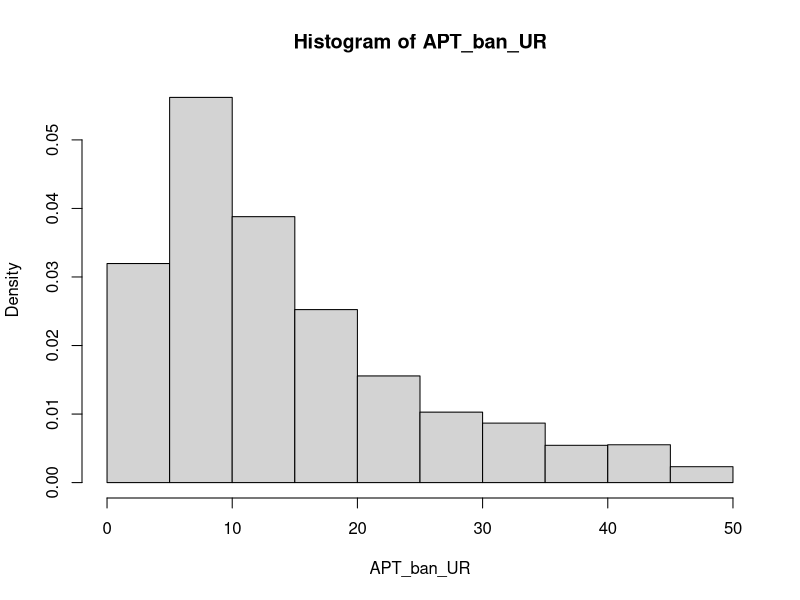
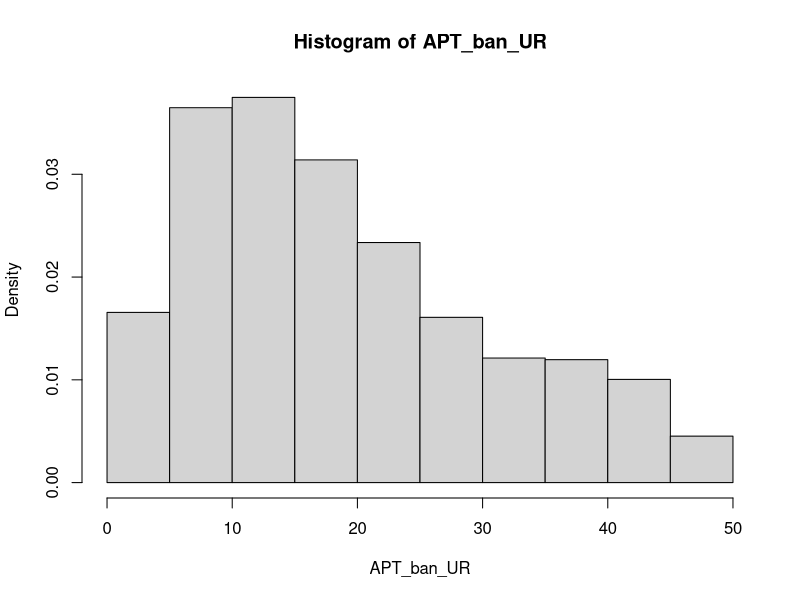
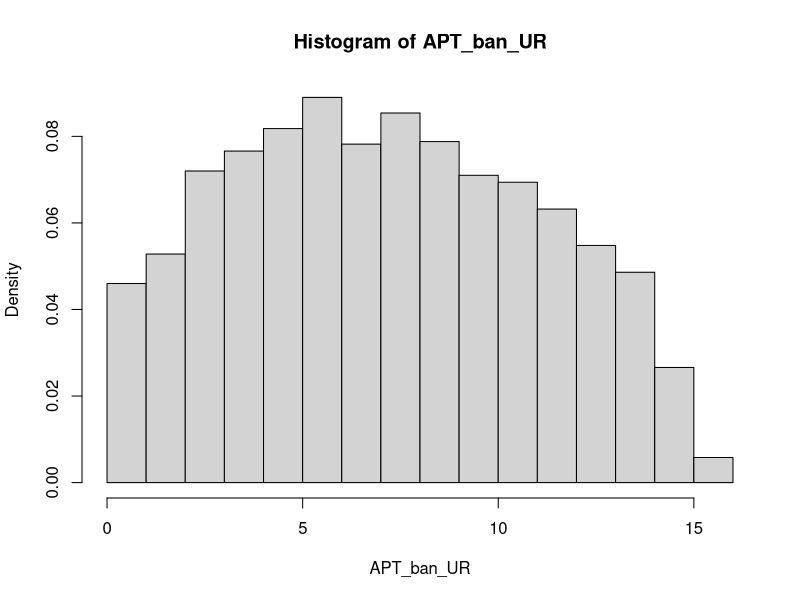
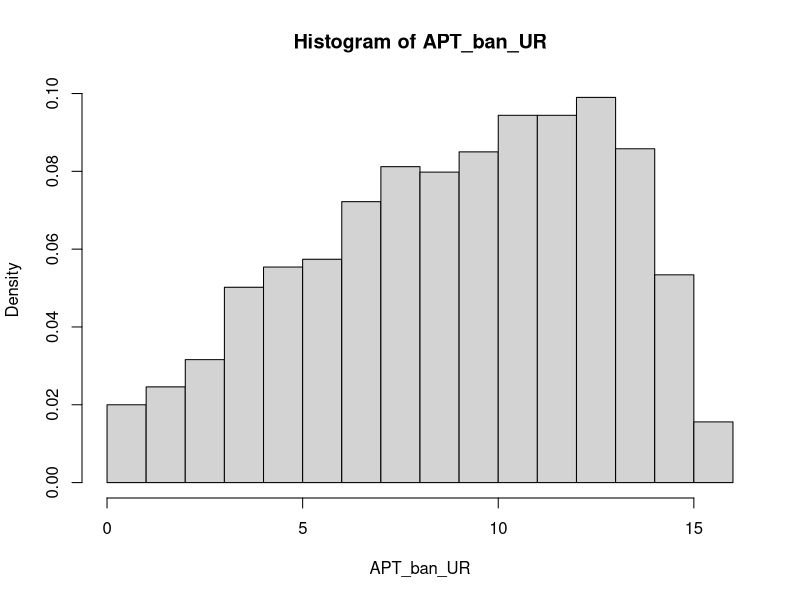
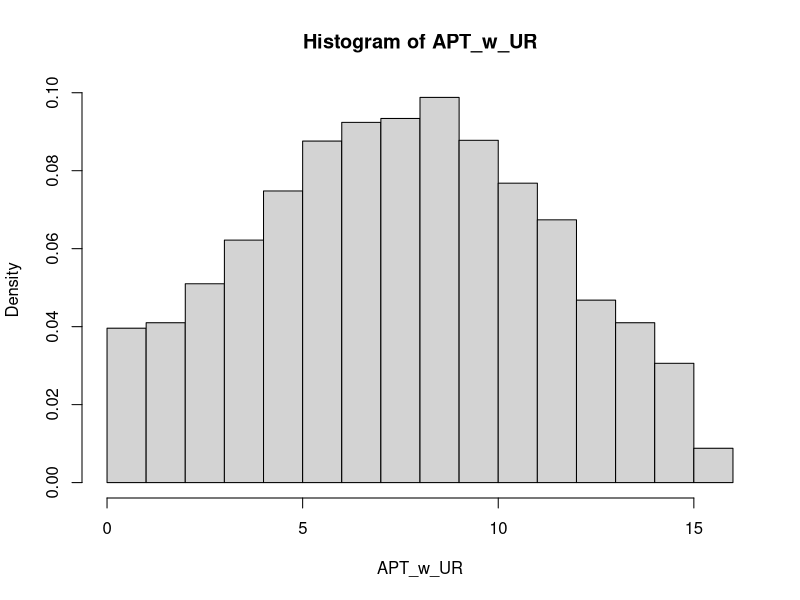
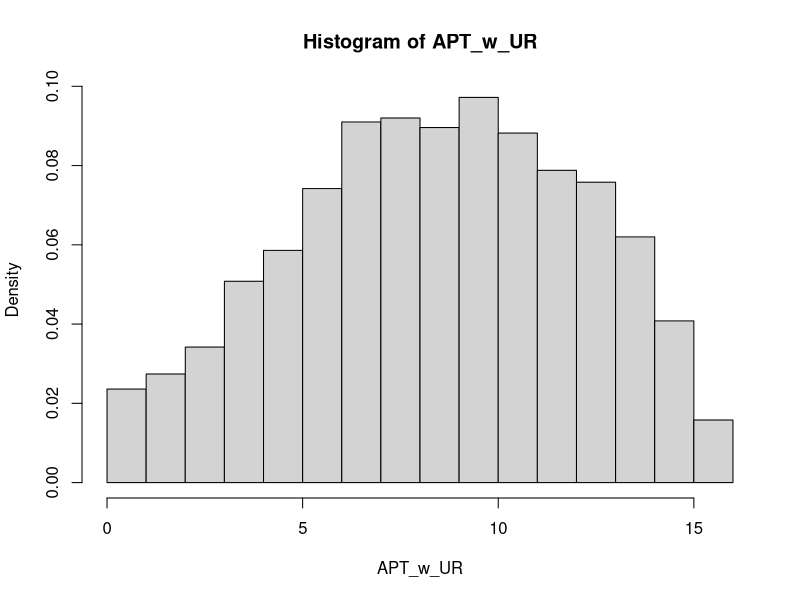
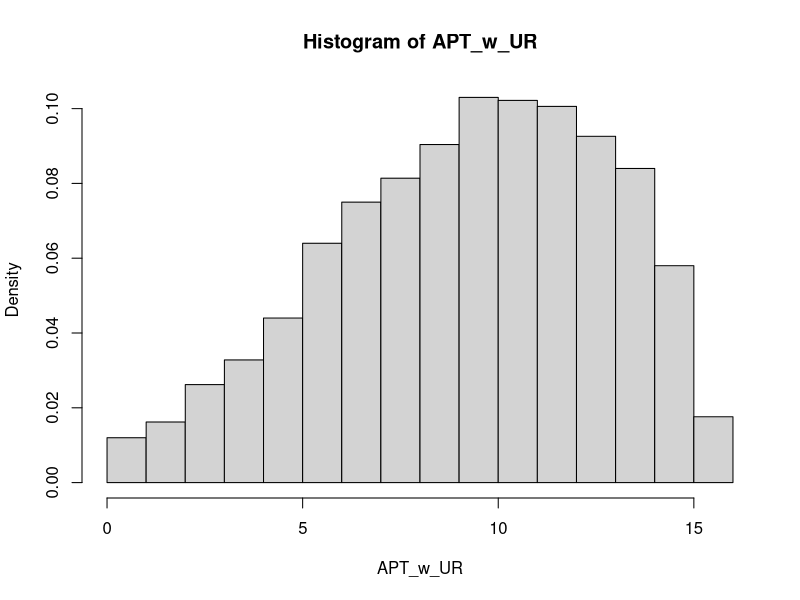
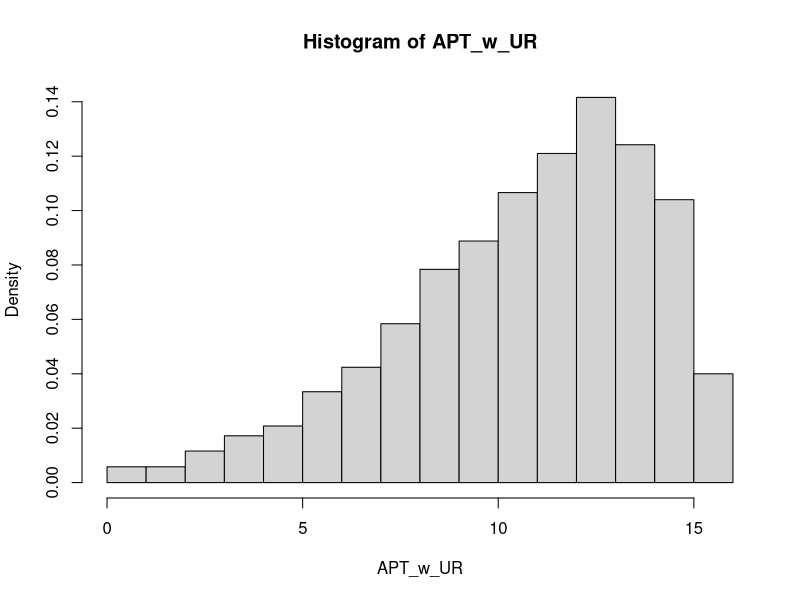

R code for these plots, in order:
## ---- chunk 1
knitr::opts_chunk$set(echo = TRUE)
## ---- chunk 2
UR <- function(){

}
## ---- chunk 3
#' TSPostdiff AP Test
#'
#' Runs TSPostdiff in two armed scenario for n batches, with given batch size and burnin period, calculate AP Test statistic with or without UR.
#' @param pa prior probability of arm a
#' @param pb prior probability of arm b
#' @param n number of trials in one simulation 
#' @param burnin number of batches that runs only uniform random sampling before applying TS-Post Diff to provide more successes and failures in the beta distribution # nolint (?)
#' @param batch number of trials before updating posterior probability
#' 
#' @return vector containing WaldScore[n], reward[n], APT_ban_UR, APT_w_UR: the final waldscore, reward, and AP test statistics for both arms

TSPDD <- function(pa, pb, n, c, burnin, batch) {
  # Set arm success and failures
  # ex. [0,1,1,1,2, 3, 3, 4, 5, 6] final index is total successes
  arm_a_successes <- c(0)
  arm_a_failures <- c(0)
  arm_b_successes <- c(0)
  arm_b_failures <- c(0)
  
  # Successes and failures as a list of one number at a certain time
  arm_a_s <- c(0)
  arm_a_f <- c(0)
  arm_b_s <- c(0)
  arm_b_f <- c(0)
 
  # AP Test statistic for arm a and arm b
  
  APT_ban_UR = 0
  APT_w_UR = 0
  
  # list that tracks number of successes for all arms
  # history generated for all the arms successes and failures
  abl <- c()
  
  # BURNIN PERIOD: use UR only
  for (i in 1:burnin) {
    # draw_a and draw_b are local variables, determine which arm add the first UR distribution
    # draw a and draw b: allocation probability of arms a and b
    draw_a <- runif(1)
    draw_b <- runif(1) #whenever runif(1) < pa/pb is indicated inside of draw a  
                         #and draw b comparisons, it means an arm is being
                           #pulled (with random probability)
    
    # if draw a is bigger than draw b
    if (draw_a > draw_b) {
      # "choose arm a"
      # Check if smaller than prior probability, update abl, number of successes & failures for arm a
      # new randomly generated probability is smaller than the prior probability
      # check if arm a was "successful", has reward
      if (runif(1) < pa) {
        # arm a is successful
        abl[i] <- 1
        arm_a_s <- arm_a_s + 1  #runif(1) is different in each pa/pb comparison
      } else {
        # arm a was not successful (not chosen)
        abl[i] <- 0
        arm_a_f <- arm_a_f + 1
      }
    }

    # if draw b is bigger than draw a
    else{
      # Check if smaller than prior probability, update abl, number of successes & failures for arm b
      if (runif(1) < pb) {
        abl[i] <- 1
        arm_b_s <- arm_b_s + 1
      }
      else {
        abl[i] <- 0
        arm_b_f <- arm_b_f + 1
      }
    }

    # Update total number of success and failures for arms a and b
    # TODO: why not directly add to arm_a_successes earlier? Difference between these
    arm_a_successes[i] <- arm_a_s
    arm_a_failures[i] <- arm_a_f
    arm_b_successes[i] <- arm_b_s
    arm_b_failures[i] <- arm_b_f
    
     #^^tracking the build-up of successes and failures under each arm, during
      #each iteration of for loop, starts at 0, continues until #burnin                   
    
    #total iterations, first index = 0, last index = # of successes 
    
    
  }

  # NOT BURNIN PERIOD: Use TS or UR depending on difference between posterior probabilities
  
  for (i in (burnin + 1):n) {
    # update posterior probability based on batch size 
    m = i %% batch 
    # Update posterior probability
    if (m == 0){
      draw_a <-
        rbeta(1, arm_a_successes[i - 1] + 1, arm_a_failures[i - 1] + 1) #draw from Beta(alpha, beta) distribution based on current successes & failures
      draw_b <-
        rbeta(1, arm_b_successes[i - 1] + 1, arm_b_failures[i - 1] + 1) # alpha = current successes, beta = current failures of each arm
    }
    # Does not update posterior probability 
    else{
      draw_a <-
        rbeta(1, arm_a_successes[i - m] + 1, arm_a_failures[i - m] + 1) # using the last settings for the distribution (not updated yet)
      draw_b <-
        rbeta(1, arm_b_successes[i - m] + 1, arm_b_failures[i - m] + 1)
    }
    # you can change 1000 to 10000 or whatever to make the result better.
    
    # if difference between the posterior probabilities is smaller than the threshold, use UR
    if (abs(draw_a - draw_b) < c) {
      draw_a <- runif(1)
      draw_b <- runif(1)
    } 
    # otherwise, use TS 
    # TODO: refactor code for TS and UR? avoid repetitive code
    # generate TS based on past history
    else {
      if (m == 0){ #batch = # of trials iterated before posterior prob update 
                    #this means whenever m becomes 0 again, the post prob
                   #is updated over and over again
                  #greater batch size -> slower and less post prob updates
        draw_a <-
          rbeta(1, arm_a_successes[i - 1] + 1, arm_a_failures[i - 1] + 1)
        draw_b <-
          rbeta(1, arm_b_successes[i - 1] + 1, arm_b_failures[i - 1] + 1)
      }
              #each time batch size is "crossed", m == 0, rbeta parameters are
        #updated to include most current success/failure counts, post prob
      #when m != 0, we stick with info from previous batch, older post prob
    #why rbeta? most suitable for binary reward system such as TSPDD
  #you can change 1000 to 10000 or whatever to make the result better
      else{
        draw_a <-
          rbeta(1, arm_a_successes[i - m] + 1, arm_a_failures[i - m] + 1)
        draw_b <-
          rbeta(1, arm_b_successes[i - m] + 1, arm_b_failures[i - m] + 1)
      }
          #same TS updating process done here again but on a more local level, 
        #if the effect size is better than the threshold, it shows we are 
      #willing to go back to exploiting again, when effect size is smaller, 
    #we are open to doing more exploration with UR
      
      # update AP_{ban UR} (without UR sampling)
      if (m == 0){
        if (draw_b >draw_a){
          APT_ban_UR = APT_ban_UR + 1
        }
      }
    }
    # Update arm a and arm b history
    # Always runs, no matter if it is UR or TS 
    if (draw_a > draw_b) {
      if (runif(1) < pa) {
        abl[i] <- 1
        arm_a_s <- arm_a_s + 1
      } else {
        abl[i] <- 0
        arm_a_f <- arm_a_f + 1
      }
    } else{
      if (runif(1) < pb) {
        abl[i] <- 1
        arm_b_s <- arm_b_s + 1
      } else {
        abl[i] <- 0
        arm_b_f <- arm_b_f + 1
      }
    }

    # AP_{w/ UR} (including the ones with UR)
    if(m == 0){
      if (draw_b > draw_a){
        APT_w_UR <- APT_w_UR + 1
      }
    }
    
    arm_a_successes[i] <- arm_a_s
    arm_a_failures[i] <- arm_a_f
    arm_b_successes[i] <- arm_b_s
    arm_b_failures[i] <- arm_b_f
  }


  #na: number of times arm A was pulled. nb: number of times arm B was pulled
  na <- arm_a_successes + arm_a_failures
  nb <- arm_b_successes + arm_b_failures
  # estimated posterior probability of arms a and b
  # [] posterior prob for arm a to be successful for each timepoint
  pa_est <- arm_a_successes / na
  pb_est <- arm_b_successes / nb

  # waldScore for confidence interval, is a way to analyze categorical data underlying chi-squared distribution
  # vectors, instead of summation
  WaldScore <-
    (pa_est - pb_est) / sqrt(pa_est * (1 - pa_est) / na + pb_est * (1 - pb_est) /nb)
  
  # vector of rewards (history)
  # expected reward we have from both arms at different sample sizes
  # TODO: rename to expected reward
  reward <- (na * pa + nb * pb) / c(1:n)
  
  # 
  return(c(WaldScore[n], reward[n], APT_ban_UR, APT_w_UR))
}
## ---- chunk 4
#' Critical Value (Normal)
#'
#' Finds critical value using normal assumption on LLN
#' @param APT AP Test statistic
#' @param alpha Customized significance level
#' 
#' @return generated critical value from normality assumption

normal_cv <- function(APT, alpha){
  m <- mean(APT) 
  v <- var(APT)
  sd <- sqrt(v)
  normal_rej <- qnorm(1-alpha/2)
  cv <- normal_rej * sd + m
  return(cv)
}
## ---- chunk 5
#' Critical Value (Empirical)
#'
#' Finds critical value using empirical assumption on LLN
#' @param APT AP Test statistic
#' @param alpha Customized significance level
#' 
#' @return generated critical value from expeirical simulations

empirical_cv <- function(APT, alpha){
  cdf = 0
  i = 0 
  while (cdf <= 1- alpha){
    p_i <-sum(APT == i)/length(APT)
    cdf <- sum(cdf, p_i)
    i = i + 1
  }
  return(i-1)
}
## ---- chunk 6

#' Calculating FPR for Effect Size
#'
#' Finds critical value using empirical assumption on LLN
#' @param APT AP Test statistic
#' @param alpha customized significance level
#' 
#' @return critical value
## ---- chunk 7
set.seed(0)
#calculate power and reward in case p0 < p1
alpha <- 0.05
effect_size <- 0 # effect size is 0: no difference between arms
p0 <- 0.5 - effect_size / 2
p1 <- 0.5 + effect_size / 2
N <- 150 # sample_size(total number of trials in one simulation)
B <- 5000 # number of simulations
c <- 0.1 # threshold
burn_in <- 2 # # of burnin trials
n <-  3 # batch_size
Ti <- N/n # num_batches

results <- array(dim = c(B, 4))
for (i in 1:B) {
  results[i,] <-
    TSPDD(
      pa = p0,
      pb = p1,
      n = N,
      c = c,
      burnin = burn_in, #burnin=1 means no burnin needs to be larger than batch-1, burnin=2 means there is one UR distribution before apply TSPost-Diff
      batch = n
    ) 
}
average_power = mean(results[, 1] > qnorm(1-alpha))
average_reward = mean(results[, 2])
APT_ban_UR = results[,3]
APT_w_UR = results[,4]

#Histogram of APT_ban_UR
hist(APT_ban_UR, freq = FALSE)

# empirical and normal CV of APT_ban_UR is
em_cv <- empirical_cv(APT_ban_UR,alpha)
paste('empirical CV is', em_cv)
norm_cv <- normal_cv(APT_ban_UR,alpha)
paste('normal CV is', norm_cv)

# empirical cdf of APT_ban_UR is
F1 <- ecdf(APT_ban_UR)

# empirical and normal FPR of APT_ban_UR is
paste('empirical FPR is', 1-F1(em_cv))
paste('normal FPR is', 1-F1(floor(norm_cv)))
## ---- chunk 8
set.seed(0)
#calculate power and reward in case p0 < p1
alpha <- 0.05
effect_size <- 0.05 # effect size is 0.05: difference between arm's rewards is 0.05
p0 <- 0.5 - effect_size / 2
p1 <- 0.5 + effect_size / 2

for (i in 1:B) {
  results[i,] <-
    TSPDD(
      pa = p0,
      pb = p1,
      n = N,
      c = c,
      burnin = burn_in, #burnin=1 means no burnin needs to be larger than batch-1
      batch = n
    ) 
}
average_power = mean(results[, 1] > qnorm(1-alpha))
average_reward = mean(results[, 2])
APT_ban_UR = results[,3]
APT_w_UR = results[,4]

#Histogram of APT_ban_UR
hist(APT_ban_UR, freq = FALSE)
F1 <- ecdf(APT_ban_UR)

paste('empircal Power is', 1-F1(em_cv))
paste('normal Power is', 1-F1(floor(norm_cv)))
## ---- chunk 9
set.seed(0)
#calculate power and reward in case p0 < p1
alpha <- 0.05
effect_size <- 0.1
p0 <- 0.5 - effect_size / 2
p1 <- 0.5 + effect_size / 2

for (i in 1:B) {
  results[i,] <-
    TSPDD(
      pa = p0,
      pb = p1,
      n = Ti,
      c = c,
      burnin = burn_in, #burnin=1 means no burnin needs to be larger than batch-1
      batch = n
    ) 
}
average_power = mean(results[, 1] > qnorm(1-alpha))
average_reward = mean(results[, 2])
APT_ban_UR = results[,3]
APT_w_UR = results[,4]
#Histogram of APT_ban_UR
hist(APT_ban_UR, freq = FALSE)

F1 <- ecdf(APT_ban_UR)

paste('empircal Power is', 1-F1(em_cv))
paste('normal Power is', 1-F1(floor(norm_cv)))
## ---- chunk 10
set.seed(0)
#calculate power and reward in case p0 < p1
alpha <- 0.05
effect_size <- 0.2
p0 <- 0.5 - effect_size / 2
p1 <- 0.5 + effect_size / 2

for (i in 1:B) {
  results[i,] <-
    TSPDD(
      pa = p0,
      pb = p1,
      n = Ti,
      c = c,
      burnin = burn_in, #burnin=1 means no burnin needs to be larger than batch-1
      batch = n
    ) 
}
average_power = mean(results[, 1] > qnorm(1-alpha))
average_reward = mean(results[, 2])
APT_ban_UR = results[,3]
APT_w_UR = results[,4]
#Histogram of APT_ban_UR
hist(APT_ban_UR, freq = FALSE)

F1 <- ecdf(APT_ban_UR)

paste('empircal Power is', 1-F1(em_cv))
paste('normal Power is', 1-F1(floor(norm_cv)))
## ---- chunk 11
set.seed(0)
#calculate power and reward in case p0 < p1
alpha <- 0.05
effect_size <- 0
p0 <- 0.5 - effect_size / 2
p1 <- 0.5 + effect_size / 2
results <- array(dim = c(B, 4))
for (i in 1:B) {
  results[i,] <-
    TSPDD(
      pa = p0,
      pb = p1,
      n = Ti,
      c = c,
      burnin = burn_in, #burnin=1 means no burnin needs to be larger than batch-1
      batch = n
    ) 
}
average_power = mean(results[, 1] > qnorm(1-alpha))
average_reward = mean(results[, 2])
APT_ban_UR = results[,3]
APT_w_UR = results[,4]
#Histogram of APT_w_UR
hist(APT_w_UR, freq = FALSE)

# emipircal CV of APT_w_UR is
em_cv <- empirical_cv(APT_w_UR,alpha)
paste('empirical CV is', em_cv)
# normal CV of APT_w_UR is

norm_cv <- normal_cv(APT_w_UR,alpha)
paste('normal CV is', norm_cv)

# empirical cdf of APT_w_UR is

F1 <- ecdf(APT_w_UR)

paste('empircal FPR is', 1-F1(em_cv))
paste('normal FPR is', 1-F1(floor(norm_cv)))
## ---- chunk 12
set.seed(0)
#calculate power and reward in case p0 < p1
alpha <- 0.05
effect_size <- 0.05
p0 <- 0.5 - effect_size / 2
p1 <- 0.5 + effect_size / 2

for (i in 1:B) {
  results[i,] <-
    TSPDD(
      pa = p0,
      pb = p1,
      n = Ti,
      c = c,
      burnin = burn_in, #burnin=1 means no burnin needs to be larger than batch-1
      batch = n
    ) 
}
average_power = mean(results[, 1] > qnorm(1-alpha))
average_reward = mean(results[, 2])
APT_ban_UR = results[,3]
APT_w_UR = results[,4]
#Histogram of APT_w_UR
hist(APT_w_UR, freq = FALSE)

F1 <- ecdf(APT_w_UR)

paste('empircal Power is', 1-F1(em_cv))
paste('normal Power is', 1-F1(floor(norm_cv)))
## ---- chunk 13
set.seed(0)
#calculate power and reward in case p0 < p1
alpha <- 0.05
effect_size <- 0.1
p0 <- 0.5 - effect_size / 2
p1 <- 0.5 + effect_size / 2

for (i in 1:B) {
  results[i,] <-
    TSPDD(
      pa = p0,
      pb = p1,
      n = Ti,
      c = c,
      burnin = burn_in, #burnin=1 means no burnin needs to be larger than batch-1
      batch = n
    ) 
}
average_power = mean(results[, 1] > qnorm(1-alpha))
average_reward = mean(results[, 2])
APT_ban_UR = results[,3]
APT_w_UR = results[,4]
#Histogram of APT_w_UR
hist(APT_w_UR, freq = FALSE)

F1 <- ecdf(APT_w_UR)

paste('empircal Power is', 1-F1(em_cv))
paste('normal Power is', 1-F1(floor(norm_cv)))
## ---- chunk 14
set.seed(0)
#calculate power and reward in case p0 < p1
alpha <- 0.05
effect_size <- 0.2
p0 <- 0.5 - effect_size / 2
p1 <- 0.5 + effect_size / 2

for (i in 1:B) {
  results[i,] <-
    TSPDD(
      pa = p0,
      pb = p1,
      n = Ti,
      c = c,
      burnin = burn_in, #burnin=1 means no burnin needs to be larger than batch-1
      batch = n
    )
}
average_power = mean(results[, 1] > qnorm(1-alpha))
average_reward = mean(results[, 2])
APT_ban_UR = results[,3]
APT_w_UR = results[,4]
#Histogram of APT_w_UR
hist(APT_w_UR, freq = FALSE)

F1 <- ecdf(APT_w_UR)

paste('empircal Power is', 1-F1(em_cv))
paste('normal Power is', 1-F1(floor(norm_cv)))
## ---- chunk 15
m <- mean(APT_w_UR)
sd <- sqrt(var(APT_w_UR))

hist((APT_w_UR-m)/sd)
